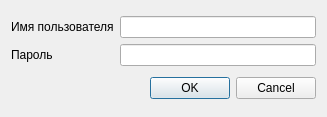
<ui version="4.0" >
 <class>CLoginDialog</class>
 <widget class="QDialog" name="CLoginDialog" >
  <property name="geometry" >
   <rect>
    <x>0</x>
    <y>0</y>
    <width>327</width>
    <height>117</height>
   </rect>
  </property>
  <property name="windowTitle" >
   <string>Авторизация</string>
  </property>
  <layout class="QGridLayout" >
   <item row="0" column="0" >
    <layout class="QGridLayout" >
     <item row="0" column="0" >
      <widget class="QLabel" name="label" >
       <property name="text" >
        <string>Имя пользователя</string>
       </property>
      </widget>
     </item>
     <item row="0" column="1" >
      <widget class="QLineEdit" name="m_name" />
     </item>
     <item row="1" column="0" >
      <widget class="QLabel" name="label_2" >
       <property name="text" >
        <string>Пароль</string>
       </property>
      </widget>
     </item>
     <item row="1" column="1" >
      <widget class="QLineEdit" name="m_pass" >
       <property name="echoMode" >
        <enum>QLineEdit::Password</enum>
       </property>
      </widget>
     </item>
    </layout>
   </item>
   <item row="1" column="0" >
    <widget class="QDialogButtonBox" name="buttonBox" >
     <property name="orientation" >
      <enum>Qt::Horizontal</enum>
     </property>
     <property name="standardButtons" >
      <set>QDialogButtonBox::Cancel|QDialogButtonBox::NoButton|QDialogButtonBox::Ok</set>
     </property>
    </widget>
   </item>
  </layout>
 </widget>
 <resources/>
 <connections>
  <connection>
   <sender>buttonBox</sender>
   <signal>accepted()</signal>
   <receiver>CLoginDialog</receiver>
   <slot>accept()</slot>
   <hints>
    <hint type="sourcelabel" >
     <x>248</x>
     <y>254</y>
    </hint>
    <hint type="destinationlabel" >
     <x>157</x>
     <y>274</y>
    </hint>
   </hints>
  </connection>
  <connection>
   <sender>buttonBox</sender>
   <signal>rejected()</signal>
   <receiver>CLoginDialog</receiver>
   <slot>reject()</slot>
   <hints>
    <hint type="sourcelabel" >
     <x>316</x>
     <y>260</y>
    </hint>
    <hint type="destinationlabel" >
     <x>286</x>
     <y>274</y>
    </hint>
   </hints>
  </connection>
 </connections>
</ui>
